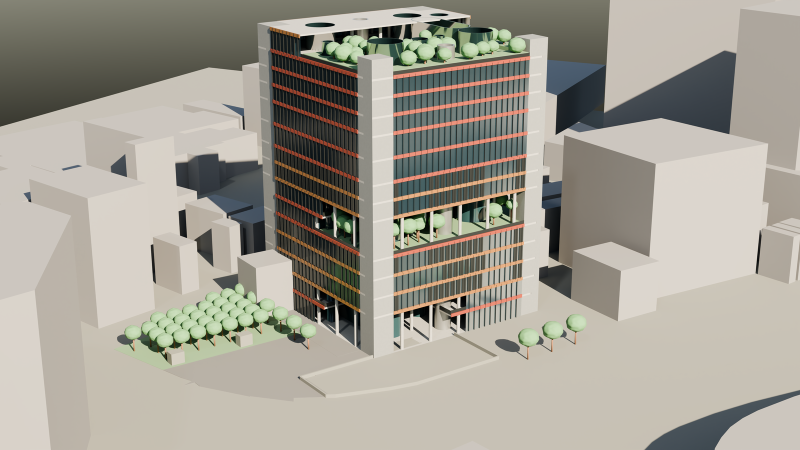
#> input picture docs/t14o_v45/render_previews/G002_A_Urban_Daylight_preview_1600.png, 1600 x 900 px (shown at 1/2 size)
$ python -i render_qa.py   (imports and definitions only)
#> lines starting #> are read from the running program, lines starting #| are printed output that depends on the picture
"""Create non-destructive visual QA assets for the C-T14O source-mesh renders."""
from __future__ import annotations

import argparse
import hashlib
import json
from pathlib import Path
from typing import Any

from PIL import Image, ImageDraw, ImageFont


FONT_CANDIDATES = (
    Path(r"C:\Windows\Fonts\malgun.ttf"),
    Path(r"C:\Windows\Fonts\arial.ttf"),
)


# [39 lines left out: functions sha256, font, fitted, labelled_comparison, not called in this run]


def make_proxy(image: Image.Image, output: Path) -> None:
    output.parent.mkdir(parents=True, exist_ok=True)
    fitted(image, (1600, 900)).save(output, format="PNG", optimize=True)


# [135 lines left out: functions crop_regions, image_record, main, not called in this run]


# [2 lines not run here, left out]

>>> import cv2
>>> picture = cv2.imread('../../docs/t14o_v45/render_previews/G002_A_Urban_Daylight_preview_1600.png', cv2.IMREAD_GRAYSCALE)
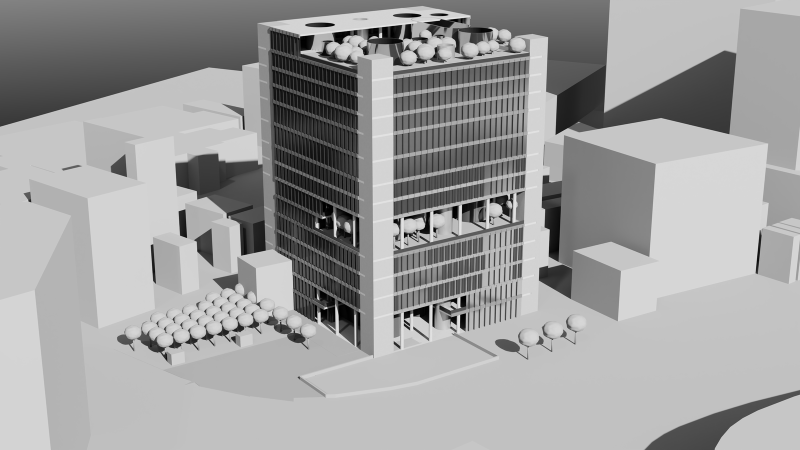
#> picture: shape (900, 1600) (shown at 1/2 size); min 0, max 243, mean 157.8
>>> result = make_proxy(picture, 'out.png')
#> (the run stopped early here; a loop or call above may not have finished)
